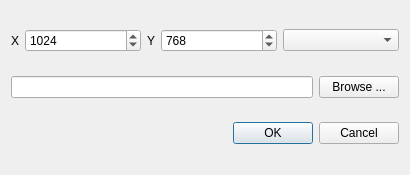
<?xml version="1.0" encoding="UTF-8"?>
<ui version="4.0">
 <class>ExportDialog</class>
 <widget class="QDialog" name="ExportDialog">
  <property name="geometry">
   <rect>
    <x>0</x>
    <y>0</y>
    <width>410</width>
    <height>175</height>
   </rect>
  </property>
  <property name="windowTitle">
   <string>Dialog</string>
  </property>
  <layout class="QVBoxLayout" name="verticalLayout">
   <item>
    <layout class="QHBoxLayout" name="horizontalLayout">
     <item>
      <widget class="QLabel" name="labelX">
       <property name="sizePolicy">
        <sizepolicy hsizetype="Fixed" vsizetype="Preferred">
         <horstretch>0</horstretch>
         <verstretch>0</verstretch>
        </sizepolicy>
       </property>
       <property name="text">
        <string>X</string>
       </property>
       <property name="alignment">
        <set>Qt::AlignRight|Qt::AlignTrailing|Qt::AlignVCenter</set>
       </property>
      </widget>
     </item>
     <item>
      <widget class="QSpinBox" name="spinBoxX">
       <property name="sizePolicy">
        <sizepolicy hsizetype="Preferred" vsizetype="Fixed">
         <horstretch>0</horstretch>
         <verstretch>0</verstretch>
        </sizepolicy>
       </property>
       <property name="minimum">
        <number>1</number>
       </property>
       <property name="maximum">
        <number>100000</number>
       </property>
       <property name="value">
        <number>1024</number>
       </property>
      </widget>
     </item>
     <item>
      <widget class="QLabel" name="labelY">
       <property name="sizePolicy">
        <sizepolicy hsizetype="Fixed" vsizetype="Preferred">
         <horstretch>0</horstretch>
         <verstretch>0</verstretch>
        </sizepolicy>
       </property>
       <property name="text">
        <string>Y</string>
       </property>
       <property name="alignment">
        <set>Qt::AlignRight|Qt::AlignTrailing|Qt::AlignVCenter</set>
       </property>
      </widget>
     </item>
     <item>
      <widget class="QSpinBox" name="spinBoxY">
       <property name="sizePolicy">
        <sizepolicy hsizetype="Preferred" vsizetype="Fixed">
         <horstretch>0</horstretch>
         <verstretch>0</verstretch>
        </sizepolicy>
       </property>
       <property name="minimum">
        <number>1</number>
       </property>
       <property name="maximum">
        <number>100000</number>
       </property>
       <property name="value">
        <number>768</number>
       </property>
      </widget>
     </item>
     <item>
      <widget class="QComboBox" name="fileTypeBox"/>
     </item>
    </layout>
   </item>
   <item>
    <layout class="QHBoxLayout" name="horizontalLayout_2">
     <item>
      <widget class="QLineEdit" name="fileNameLine"/>
     </item>
     <item>
      <widget class="QPushButton" name="browseButton">
       <property name="text">
        <string>Browse ...</string>
       </property>
      </widget>
     </item>
    </layout>
   </item>
   <item>
    <widget class="QDialogButtonBox" name="buttonBox">
     <property name="orientation">
      <enum>Qt::Horizontal</enum>
     </property>
     <property name="standardButtons">
      <set>QDialogButtonBox::Cancel|QDialogButtonBox::Ok</set>
     </property>
    </widget>
   </item>
  </layout>
 </widget>
 <resources/>
 <connections>
  <connection>
   <sender>buttonBox</sender>
   <signal>accepted()</signal>
   <receiver>ExportDialog</receiver>
   <slot>accept()</slot>
   <hints>
    <hint type="sourcelabel">
     <x>248</x>
     <y>254</y>
    </hint>
    <hint type="destinationlabel">
     <x>157</x>
     <y>274</y>
    </hint>
   </hints>
  </connection>
  <connection>
   <sender>buttonBox</sender>
   <signal>rejected()</signal>
   <receiver>ExportDialog</receiver>
   <slot>reject()</slot>
   <hints>
    <hint type="sourcelabel">
     <x>316</x>
     <y>260</y>
    </hint>
    <hint type="destinationlabel">
     <x>286</x>
     <y>274</y>
    </hint>
   </hints>
  </connection>
 </connections>
</ui>
